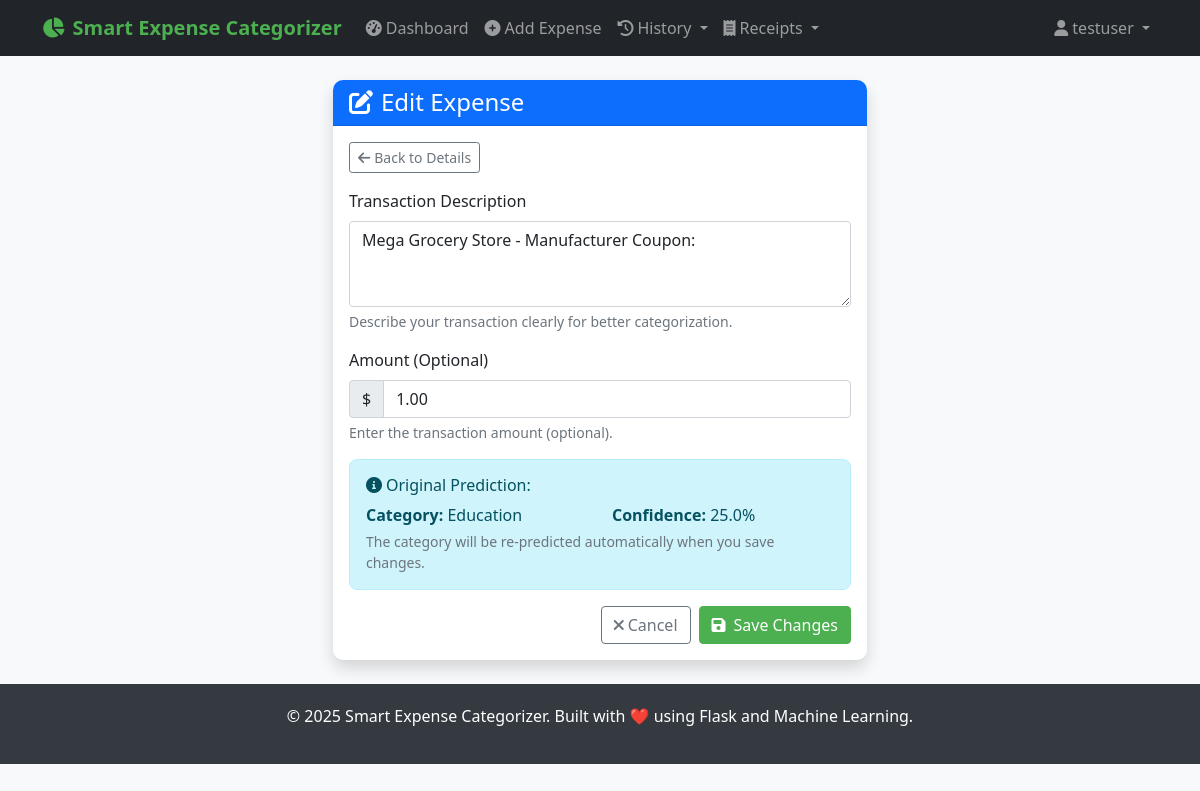
/expense/c7abdfdd-fe9c-43c1-aa17-d9d9195db729/edit (signed in), run on the app's committed database.
### PYTHON/models.py (models this page shows, shortened)
class User(UserMixin, db.Model):
    __tablename__ = 'users'
    id = db.Column(db.String(36), primary_key=True, default=lambda: str(uuid.uuid4()))
    username = db.Column(db.String(80), unique=True, nullable=False, index=True)
    email = db.Column(db.String(120), unique=True, nullable=False, index=True)
    password_hash = db.Column(db.String(255), nullable=False)
    created_at = db.Column(db.DateTime, default=datetime.utcnow)
    is_active = db.Column(db.Boolean, default=True)
    expenses = db.relationship('Expense', foreign_keys='Expense.user_id', backref='user', lazy='dynamic', cascade='all, delete-orphan')

class Expense(db.Model):
    __tablename__ = 'expenses'
    id = db.Column(db.String(36), primary_key=True, default=lambda: str(uuid.uuid4()))
    user_id = db.Column(db.String(36), db.ForeignKey('users.id'), nullable=False, index=True)
    description = db.Column(db.Text, nullable=False)
    amount = db.Column(db.Numeric(10, 2), nullable=True)
    predicted_category = db.Column(db.String(100), nullable=False, index=True)
    confidence_score = db.Column(db.Float, nullable=False)
    model_predictions = db.Column(db.JSON)  # Store individual model predictions
    created_at = db.Column(db.DateTime, default=datetime.utcnow, index=True)
    updated_at = db.Column(db.DateTime, default=datetime.utcnow, onupdate=datetime.utcnow)
    user_feedback = db.Column(db.String(100), nullable=True)  # User can correct the category
    is_correct = db.Column(db.Boolean, nullable=True)  # User can mark if prediction was correct
    source = db.Column(db.String(50), nullable=True, default='manual')  # 'manual', 'receipt_upload', 'api'
    expense_metadata = db.Column(db.JSON, nullable=True)  # Store receipt data, OCR confidence, etc.
    date = db.Column(db.DateTime, nullable=True)  # Expense date (can be different from created_at)
    is_deleted = db.Column(db.Boolean, default=False, nullable=False, index=True)
    deleted_at = db.Column(db.DateTime, nullable=True)
    deleted_by = db.Column(db.String(36), db.ForeignKey('users.id'), nullable=True)
    deleted_by_user = db.relationship('User', foreign_keys=[deleted_by])

### PYTHON/routes.py (the view, shortened to what this page needs)
@main_bp.route('/expense/<expense_id>/edit', methods=['GET', 'POST'])
@login_required
def edit_expense(expense_id):
    expense = Expense.query.filter_by(id=expense_id, user_id=current_user.id).first_or_404()
    form = ExpenseForm()
    if request.method == 'GET':
        form.description.data = expense.description
        form.amount.data = expense.amount
    return render_template('edit_expense.html', form=form, expense=expense)

### PYTHON/forms.py
class ExpenseForm(FlaskForm):
    description = TextAreaField('Transaction Description', validators=[
        DataRequired(message='Description is required'),
        Length(min=3, max=500, message='Description must be between 3 and 500 characters')
    ], render_kw={
        'placeholder': 'e.g., Starbucks Coffee, Uber ride, Grocery shopping',
        'rows': 3
    })
    amount = DecimalField('Amount (Optional)', validators=[
        Optional(),
        NumberRange(min=0, message='Amount must be positive')
    ], places=2, render_kw={
        'placeholder': '0.00',
        'step': '0.01'
    })

### PYTHON/app.py (called while the page is built)
def init_extensions(app):
    db.init_app(app)
    login_manager = LoginManager()
    login_manager.init_app(app)
    login_manager.login_view = 'auth.login'
    login_manager.login_message = 'Please log in to access this page.'
    login_manager.login_message_category = 'info'
    login_manager.session_protection = 'strong'
    csrf = CSRFProtect(app)
    @login_manager.user_loader
    def load_user(user_id):
        try:
            return User.query.get(user_id)
        except Exception:
            return None
    @app.before_request
    def fix_session():
        from flask import session
        if not session.get('_session_initialized'):
            session['_session_initialized'] = True
            session.permanent = True

def add_security_headers(app):
    @app.after_request
    def set_security_headers(response):
        if hasattr(app.config, 'SECURITY_HEADERS'):
            for header, value in app.config['SECURITY_HEADERS'].items():
                response.headers[header] = value
        response.headers['X-Content-Type-Options'] = 'nosniff'
        response.headers['X-Frame-Options'] = 'DENY'
        response.headers['X-XSS-Protection'] = '1; mode=block'
        return response

def register_context_processors(app):
    @app.context_processor
    def inject_now():
        return {'now': datetime.now()}

### PYTHON/templates/edit_expense.html (shortened to what this page needs)
{% extends "base.html" %}
{% block content %}
<div class="container mt-4">
    <div class="row justify-content-center">
        <div class="col-md-8 col-lg-6">
            <div class="card shadow">
                <div class="card-header bg-primary text-white">
                    <h4 class="mb-0">
                        <i class="fas fa-edit me-2"></i>Edit Expense
                    </h4>
                </div>
                <div class="card-body">
                    <div class="mb-3">
                        <a href="{{ url_for('main.expense_detail', expense_id=expense.id) }}" class="btn btn-outline-secondary btn-sm">
                            <i class="fas fa-arrow-left me-1"></i>Back to Details
                        </a>
                    </div>
                    <form method="POST">
                        <div class="mb-3">
                            {{ form.description.label(class="form-label") }}
                            {{ form.description(class="form-control" + (" is-invalid" if form.description.errors else "")) }}
                            <div class="form-text">
                                Describe your transaction clearly for better categorization.
                            </div>
                        </div>
                        <div class="mb-3">
                            {{ form.amount.label(class="form-label") }}
                            <div class="input-group">
                                <span class="input-group-text">$</span>
                                {{ form.amount(class="form-control" + (" is-invalid" if form.amount.errors else "")) }}
                            </div>
                            <div class="form-text">
                                Enter the transaction amount (optional).
                            </div>
                        </div>
                        <div class="alert alert-info">
                            <h6><i class="fas fa-info-circle me-1"></i>Original Prediction:</h6>
                            <div class="row">
                                <div class="col-md-6">
                                    <strong>Category:</strong> {{ expense.predicted_category or 'N/A' }}
                                </div>
                                <div class="col-md-6">
                                    <strong>Confidence:</strong>
                                    {% if expense.confidence_score %}
                                        {{ (expense.confidence_score * 100)|round }}%
                                    {% else %}
                                        N/A
                                    {% endif %}
                                </div>
                            </div>
                            <small class="text-muted mt-1 d-block">
                                The category will be re-predicted automatically when you save changes.
                            </small>
                        </div>
                        <div class="d-grid gap-2 d-md-flex justify-content-md-end">
                            <a href="{{ url_for('main.expense_detail', expense_id=expense.id) }}"
                               class="btn btn-outline-secondary">
                                <i class="fas fa-times me-1"></i>Cancel
                            </a>
                            <button type="submit" class="btn btn-primary">
                                <i class="fas fa-save me-2"></i>Save Changes
                            </button>
                        </div>
                    </form>
                </div>
            </div>
        </div>
    </div>
</div>
{% endblock %}

### PYTHON/templates/base.html (shortened to what this page needs)
<!DOCTYPE html>
<html lang="en">
<head>
    <link href="https://cdn.jsdelivr.net/npm/bootstrap@5.1.3/dist/css/bootstrap.min.css" rel="stylesheet">
    <link href="https://cdnjs.cloudflare.com/ajax/libs/font-awesome/6.0.0/css/all.min.css" rel="stylesheet">
</head>
<body>
    <nav class="navbar navbar-expand-lg navbar-dark bg-dark">
        <div class="container">
            <a class="navbar-brand" href="{{ url_for('main.index') }}">
                <i class="fas fa-chart-pie me-2"></i>Smart Expense Categorizer
            </a>
            <div class="collapse navbar-collapse" id="navbarNav">
                <ul class="navbar-nav me-auto">
                    {% if current_user.is_authenticated %}
                        <li class="nav-item">
                            <a class="nav-link" href="{{ url_for('main.dashboard') }}">
                                <i class="fas fa-tachometer-alt me-1"></i>Dashboard
                            </a>
                        </li>
                        <li class="nav-item">
                            <a class="nav-link" href="{{ url_for('main.predict') }}">
                                <i class="fas fa-plus-circle me-1"></i>Add Expense
                            </a>
                        </li>
                        <li class="nav-item dropdown">
                            <a class="nav-link dropdown-toggle" href="#" id="expensesDropdown" role="button" data-bs-toggle="dropdown">
                                <i class="fas fa-history me-1"></i>History
                            </a>
                        </li>
                        <li class="nav-item dropdown">
                            <a class="nav-link dropdown-toggle" href="#" id="receiptDropdown" role="button" data-bs-toggle="dropdown">
                                <i class="fas fa-receipt me-1"></i>Receipts
                            </a>
                        </li>
                    {% endif %}
                </ul>
                <ul class="navbar-nav">
                    {% if current_user.is_authenticated %}
                        <li class="nav-item dropdown">
                            <a class="nav-link dropdown-toggle" href="#" id="navbarDropdown" role="button" data-bs-toggle="dropdown">
                                <i class="fas fa-user me-1"></i>{{ current_user.username }}
                            </a>
                        </li>
                    {% endif %}
                </ul>
            </div>
        </div>
    </nav>
    <main class="container my-4">
        {% block content %}{% endblock %}
    </main>
    <footer class="footer mt-auto">
        <div class="container text-center">
            <p>&copy; {{ now.year }} Smart Expense Categorizer. Built with ❤️ using Flask and Machine Learning.</p>
        </div>
    </footer>
</body>
</html>

### PYTHON/templates/base.html (style rules this page uses)
:root { --primary-color: #4CAF50; --secondary-color: #45a049; --accent-color: #2196F3; --danger-color: #f44336; --warning-color: #ff9800; --success-color: #4CAF50; --info-color: #2196F3; }
body { background-color: #f8f9fa; font-family: 'Segoe UI', Tahoma, Geneva, Verdana, sans-serif; }
.navbar-brand { font-weight: bold; color: var(--primary-color) !important; }
.btn-primary { background-color: var(--primary-color); border-color: var(--primary-color); }
.card { box-shadow: 0 2px 10px rgba(0,0,0,0.1); border: none; border-radius: 10px; }
.card-header { background-color: var(--primary-color); color: white; border-radius: 10px 10px 0 0 !important; }
.alert { border-radius: 8px; }
.footer { background-color: #343a40; color: white; padding: 20px 0; margin-top: 50px; }

### data on the page
User: username "testuser"
Expense: description "Mega Grocery Store - Manufacturer Coupon:", amount "1.00", predicted_category "Education", (expense.confidence_score*100)|round "25.0"
